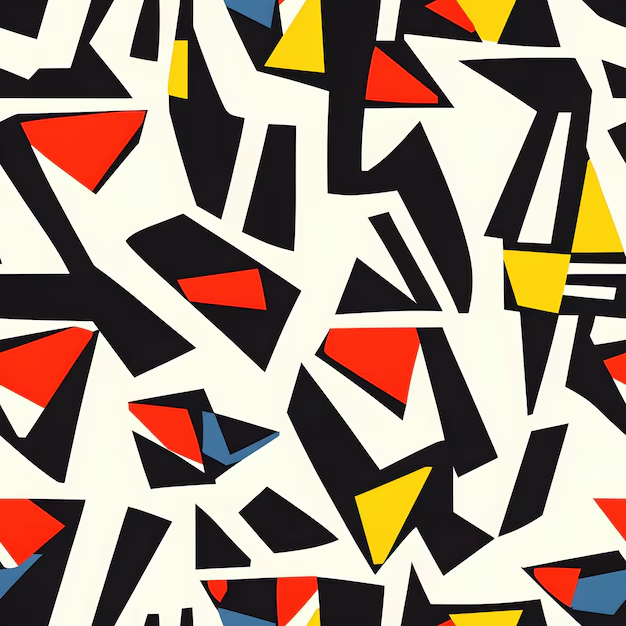
//> input picture TP_Fevrier/image/image.png, 626 x 626 px
$ ./gradient_detection image/image.png   (built with g++ and OpenCV 4)
//> lines starting //> are read from the running program, lines starting //| are printed output that depends on the picture
#include <cmath> // Pour std::abs, std::sqrt, std::atan2
#include <iostream>
#include <opencv2/opencv.hpp>
#include <vector>

using namespace cv;
using namespace std;

/**
 * Fonction pour normaliser un masque en divisant par la somme des valeurs
 * absolues.
 * @param kernel Masque non normalisé de type vector<vector<int>>
 * @return Masque normalisé de type vector<vector<float>>
 */
vector<vector<float>> normalizeKernel(const vector<vector<int>> &kernel) {
  float sumAbs = 0.0;
  for (int i = 0; i < 3; i++) {
    for (int j = 0; j < 3; j++) {
      sumAbs += std::abs(kernel[i][j]);
    }
  }
  if (sumAbs == 0.0) {
    sumAbs = 1.0;
  }
  vector<vector<float>> normalizedKernel(3, vector<float>(3));
  for (int i = 0; i < 3; i++) {
    for (int j = 0; j < 3; j++) {
      normalizedKernel[i][j] = kernel[i][j] / sumAbs;
    }
  }
  return normalizedKernel;
}

/**
 * Fonction de convolution 2D avec un masque 3x3 de type float.
 * @param image Image en entrée (niveaux de gris)
 * @param kernel Masque normalisé de type vector<vector<float>>
 * @return Résultat de la convolution
 */
Mat applyConvolution(const Mat &image, const vector<vector<float>> &kernel) {
  int rows = image.rows;
  int cols = image.cols;
  Mat result = Mat::zeros(rows, cols, CV_32F);

  for (int i = 1; i < rows - 1; i++) {
    for (int j = 1; j < cols - 1; j++) {
      float sum = 0.0;
      for (int ki = -1; ki <= 1; ki++) {
        for (int kj = -1; kj <= 1; kj++) {
          sum += image.at<uchar>(i + ki, j + kj) * kernel[ki + 1][kj + 1];
        }
      }
      result.at<float>(i, j) = sum;
    }
  }
  return result;
}

/**
 * Fonction pour le cas bidirectionnel : calcule le module et la pente en
 * utilisant les filtres X et Y.
 * @param image Image en entrée (niveaux de gris)
 */
void applyBidirectionalFilters(const Mat &image) {
  // Filtres Prewitt non normalisés (directions X et Y)
  vector<vector<int>> prewittX_int = {{-1, 0, 1}, {-1, 0, 1}, {-1, 0, 1}};
  vector<vector<int>> prewittY_int = {{-1, -1, -1}, {0, 0, 0}, {1, 1, 1}};

  // Normalisation des filtres
  vector<vector<float>> prewittX = normalizeKernel(prewittX_int);
  vector<vector<float>> prewittY = normalizeKernel(prewittY_int);

  // Application des convolutions pour X et Y
  Mat Gx = applyConvolution(image, prewittX);
  Mat Gy = applyConvolution(image, prewittY);

  // Calcul du module (magnitude) et de la pente (direction)
  Mat magnitude = Mat::zeros(image.size(), CV_32F);
  Mat direction = Mat::zeros(image.size(), CV_32F);
  for (int i = 0; i < image.rows; i++) {
    for (int j = 0; j < image.cols; j++) {
      float gx = Gx.at<float>(i, j);
      float gy = Gy.at<float>(i, j);
      // Module : sqrt(gx² + gy²)
      magnitude.at<float>(i, j) = std::sqrt(gx * gx + gy * gy);
      // Pente (direction en degrés) : atan2(gy, gx) * 180 / PI
      direction.at<float>(i, j) = std::atan2(gy, gx) * 180 / M_PI;
    }
  }

  // Normalisation pour affichage
  Mat magnitudeNorm;
  normalize(magnitude, magnitudeNorm, 0, 255, NORM_MINMAX, CV_8U);

  // Visualisation de la direction (optionnel)
  Mat directionVis = Mat::zeros(image.size(), CV_8UC3);
  for (int i = 0; i < image.rows; i++) {
    for (int j = 0; j < image.cols; j++) {
      float dir = direction.at<float>(i, j);
      // Normaliser dir (-180 à +180) vers 0-180 pour la teinte HSV
      float hue = (dir + 180.0) / 2.0; // Teinte entre 0 et 180
      directionVis.at<Vec3b>(i, j) = Vec3b(hue, 255, 255);
    }
  }
  cvtColor(directionVis, directionVis, COLOR_HSV2BGR);

  // Affichage et sauvegarde des résultats
  imshow("Magnitude (Module) Bidirectionnelle", magnitudeNorm);
  imshow("Direction (Pente) Bidirectionnelle", directionVis);
  imwrite("./resultat/magnitude_bidirectional.jpg", magnitudeNorm);
  imwrite("./resultat/direction_bidirectional.jpg", directionVis);
}

/**
 * Fonction mise à jour pour le cas multidirectionnel : calcule le module et la
 * pente en utilisant 4 directions.
 * @param image Image en entrée (niveaux de gris)
 */
void applyMultiDirectionalFilters(const Mat &image) {
  // ---------------- Filtres Prewitt (non normalisés) ----------------
  vector<vector<int>> prewittX_int = {
      {-1, 0, 1}, {-1, 0, 1}, {-1, 0, 1}}; // 0° (X)
  vector<vector<int>> prewittY_int = {
      {-1, -1, -1}, {0, 0, 0}, {1, 1, 1}}; // 90° (Y)
  vector<vector<int>> prewitt45_int = {
      {0, 1, 1}, {-1, 0, 1}, {-1, -1, 0}}; // 45°
  vector<vector<int>> prewitt135_int = {
      {1, 1, 0}, {1, 0, -1}, {0, -1, -1}}; // 135°

  // ---------------- Normalisation des filtres Prewitt ----------------
  vector<vector<float>> prewittX = normalizeKernel(prewittX_int);
  vector<vector<float>> prewittY = normalizeKernel(prewittY_int);
  vector<vector<float>> prewitt45 = normalizeKernel(prewitt45_int);
  vector<vector<float>> prewitt135 = normalizeKernel(prewitt135_int);

  // ---------------- Filtres Sobel (non normalisés) ----------------
  vector<vector<int>> sobelX_int = {{-1, 0, 1}, {-2, 0, 2}, {-1, 0, 1}};
  vector<vector<int>> sobelY_int = {{-1, -2, -1}, {0, 0, 0}, {1, 2, 1}};
  vector<vector<int>> sobel45_int = {{0, 1, 2}, {-1, 0, 1}, {-2, -1, 0}};
  vector<vector<int>> sobel135_int = {{2, 1, 0}, {1, 0, -1}, {0, -1, -2}};

  // ---------------- Normalisation des filtres Sobel ----------------
  vector<vector<float>> sobelX = normalizeKernel(sobelX_int);
  vector<vector<float>> sobelY = normalizeKernel(sobelY_int);
  vector<vector<float>> sobel45 = normalizeKernel(sobel45_int);
  vector<vector<float>> sobel135 = normalizeKernel(sobel135_int);

  // ---------------- Filtres Kirsch (non normalisés) ----------------
  vector<vector<int>> kirschX_int = {{-3, -3, 5}, {-3, 0, 5}, {-3, -3, 5}};
  vector<vector<int>> kirschY_int = {{-3, -3, -3}, {5, 0, -3}, {5, 5, -3}};
  vector<vector<int>> kirsch45_int = {{-3, 5, 5}, {-3, 0, 5}, {-3, -3, -3}};
  vector<vector<int>> kirsch135_int = {{5, 5, -3}, {5, 0, -3}, {-3, -3, -3}};

  // ---------------- Normalisation des filtres Kirsch ----------------
  vector<vector<float>> kirschX = normalizeKernel(kirschX_int);
  vector<vector<float>> kirschY = normalizeKernel(kirschY_int);
  vector<vector<float>> kirsch45 = normalizeKernel(kirsch45_int);
  vector<vector<float>> kirsch135 = normalizeKernel(kirsch135_int);

  // ---------------- Application des filtres normalisés ----------------
  vector<Mat> prewittResults = {
      applyConvolution(image, prewittX), applyConvolution(image, prewittY),
      applyConvolution(image, prewitt45), applyConvolution(image, prewitt135)};

  vector<Mat> sobelResults = {
      applyConvolution(image, sobelX), applyConvolution(image, sobelY),
      applyConvolution(image, sobel45), applyConvolution(image, sobel135)};

  vector<Mat> kirschResults = {
      applyConvolution(image, kirschX), applyConvolution(image, kirschY),
      applyConvolution(image, kirsch45), applyConvolution(image, kirsch135)};

  // ---------------- Calcul du module et de la pente pour Prewitt
  // (multidirectionnel) ----------------
  Mat magnitudePrewitt = Mat::zeros(image.size(), CV_32F);
  Mat directionPrewitt = Mat::zeros(image.size(), CV_32F);

  for (int i = 0; i < image.rows; i++) {
    for (int j = 0; j < image.cols; j++) {
      float maxVal = 0.0;
      int maxDir = -1;
      for (int d = 0; d < 4; d++) {
        float absVal = std::abs(prewittResults[d].at<float>(i, j));
        if (absVal > maxVal) {
          maxVal = absVal;
          maxDir = d;
        }
      }
      magnitudePrewitt.at<float>(i, j) = maxVal;
      // Assignation de la direction en degrés (basée sur la direction maximale)
      float angle;
      switch (maxDir) {
      case 0:
        angle = 0.0;
        break; // X (0°)
      case 1:
        angle = 90.0;
        break; // Y (90°)
      case 2:
        angle = 45.0;
        break; // 45°
      case 3:
        angle = 135.0;
        break; // 135°
      default:
        angle = 0.0;
      }
      directionPrewitt.at<float>(i, j) = angle;
    }
  }

  // Normalisation pour affichage
  Mat magnitudeNormPrewitt;
  normalize(magnitudePrewitt, magnitudeNormPrewitt, 0, 255, NORM_MINMAX, CV_8U);

  // Visualisation de la direction
  Mat directionVisPrewitt = Mat::zeros(image.size(), CV_8UC3);
  for (int i = 0; i < image.rows; i++) {
    for (int j = 0; j < image.cols; j++) {
      float dir = directionPrewitt.at<float>(i, j);
      // Normaliser dir (0 à 180) pour la teinte HSV
      float hue = dir; // Déjà entre 0 et 135°, mais on peut normaliser à 0-180
      directionVisPrewitt.at<Vec3b>(i, j) = Vec3b(hue, 255, 255);
    }
  }
  cvtColor(directionVisPrewitt, directionVisPrewitt, COLOR_HSV2BGR);

  // Affichage et sauvegarde pour Prewitt
  imshow("Magnitude (Module) Multidirectionnelle Prewitt",
         magnitudeNormPrewitt);
  imshow("Direction (Pente) Multidirectionnelle Prewitt", directionVisPrewitt);
  imwrite("./resultat/magnitude_multidirectional_prewitt.jpg",
          magnitudeNormPrewitt);
  imwrite("./resultat/direction_multidirectional_prewitt.jpg",
          directionVisPrewitt);

  // ---------------- Gestion des autres filtres (Sobel et Kirsch) pour le
  // module et la pente ---------------- (Même processus que pour Prewitt, peut
  // être ajouté si nécessaire)
}

int main(int argc, char **argv) {
  if (argc != 2) {
    cout << "Usage: " << argv[0] << " ./image/Cathedrale-Lyon.jpg" << endl;
    return -1;
  }

  Mat image = imread(argv[1], IMREAD_GRAYSCALE);
//> image: 626 rows x 626 cols, CV_8UC1; min 0, max 255, mean 144
  if (image.empty()) {
    cout << "Erreur : Impossible de charger l'image !" << endl;
    return -1;
  }

  applyBidirectionalFilters(image);
//> after the loop in applyBidirectionalFilters, `for (int i = 0; i < image.rows; i++)`:
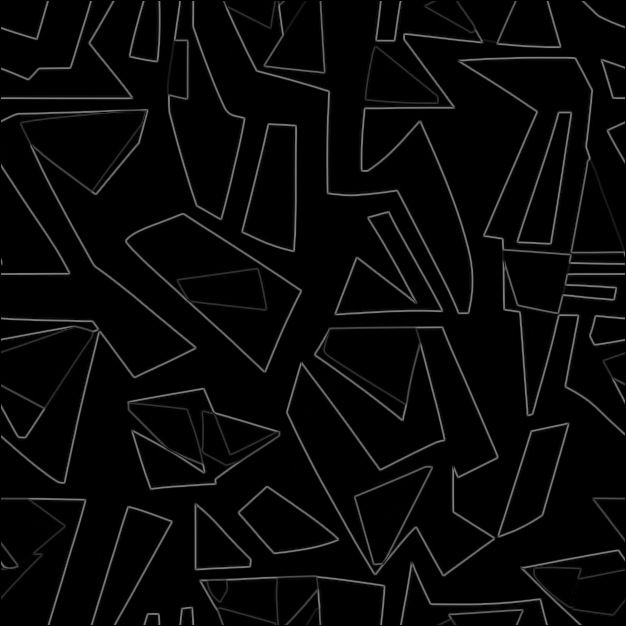
//> magnitude: 626 rows x 626 cols, CV_32FC1; min 0, max 128.3, mean 7.9
//> after the loop in applyBidirectionalFilters, `for (int i = 0; i < image.rows; i++)`:
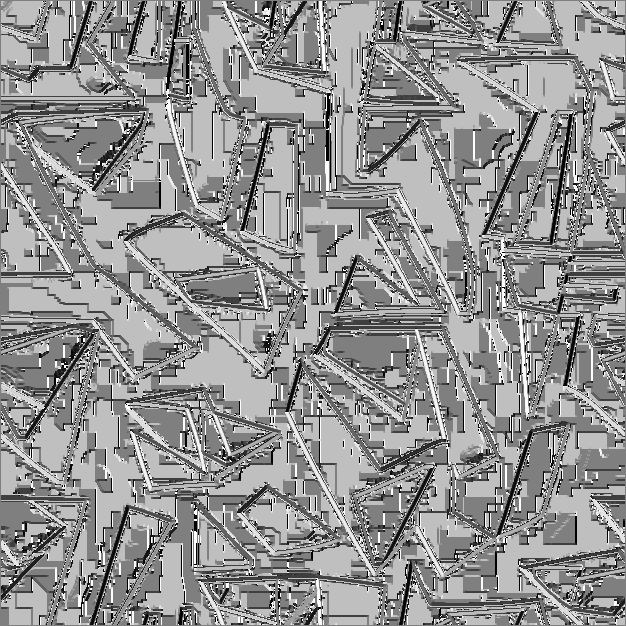
//> direction: 626 rows x 626 cols, CV_32FC1; min -180, max 180, mean 28; drawn with min black and max white
//> after the loop in applyBidirectionalFilters, `for (int i = 0; i < image.rows; i++)`:
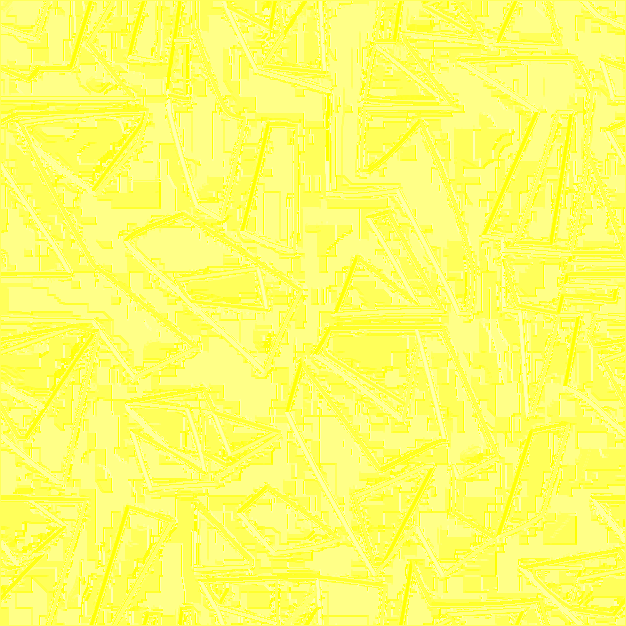
//> directionVis: 626 rows x 626 cols, CV_8UC3; mean B, G, R 103.8, 255, 255
  applyMultiDirectionalFilters(image);
//> after the loop in applyConvolution (call 6), `for (int i = 1; i < rows - 1; i++)`:
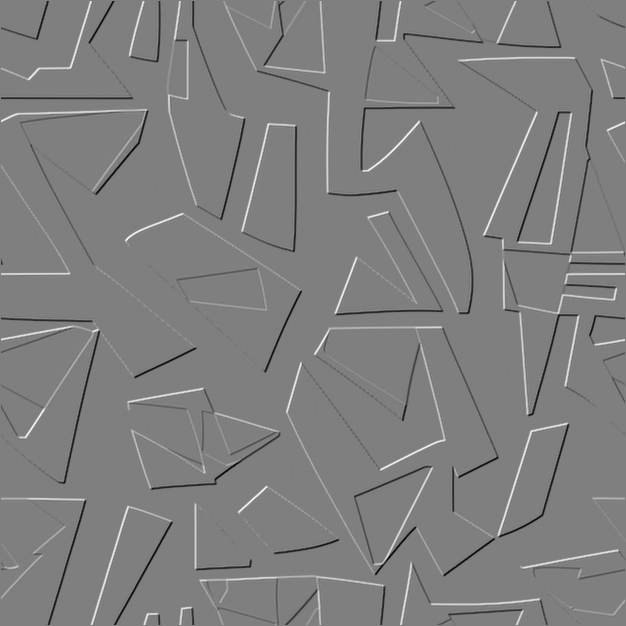
//> result: 626 rows x 626 cols, CV_32FC1; min -125.5, max 125.8, mean 0; drawn with min black and max white
//> after the loop in applyMultiDirectionalFilters, `for (int i = 0; i < image.rows; i++)`:
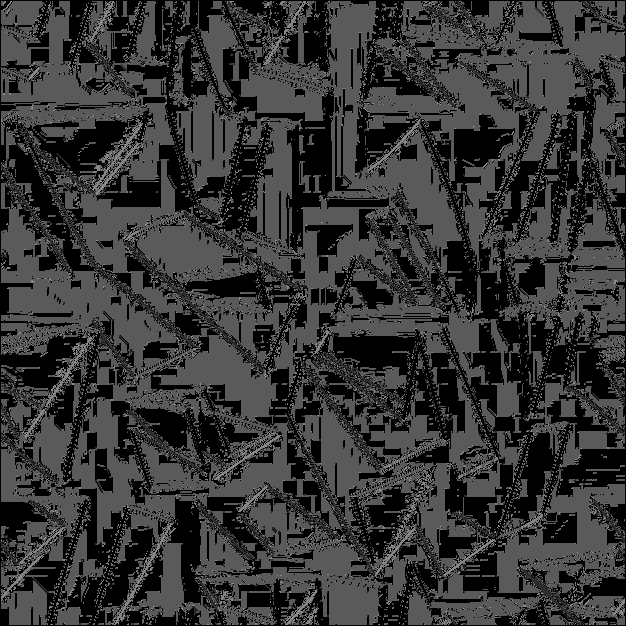
//> directionPrewitt: 626 rows x 626 cols, CV_32FC1; min 0, max 135, mean 52.8
//> after the loop in applyMultiDirectionalFilters, `for (int i = 0; i < image.rows; i++)`:
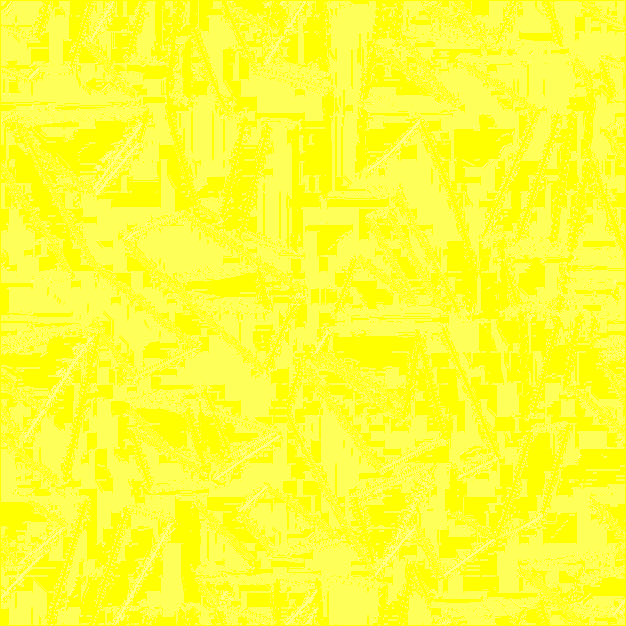
//> directionVisPrewitt: 626 rows x 626 cols, CV_8UC3; mean B, G, R 52.8, 255, 255
//> in applyMultiDirectionalFilters, `cvtColor(directionVisPrewitt, directionVisPrewitt, COLOR_HSV2BGR);`:
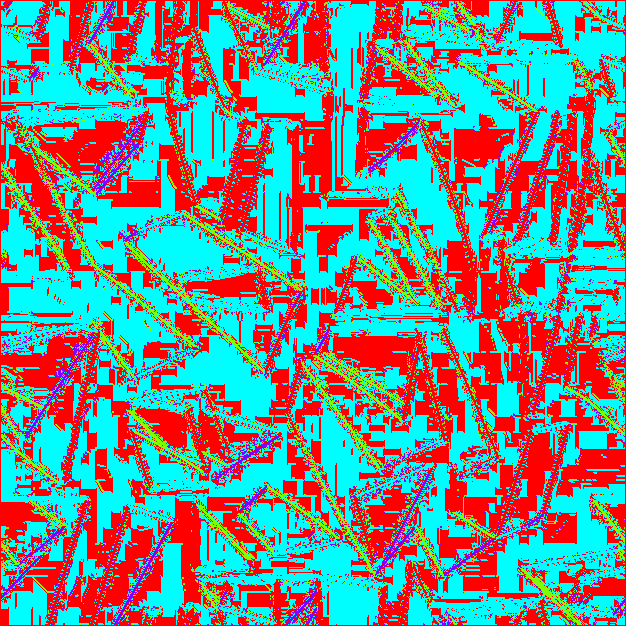
//> directionVisPrewitt: 626 rows x 626 cols, CV_8UC3; mean B, G, R 136.6, 141.9, 115.5

  waitKey(0);
  return 0;
}
